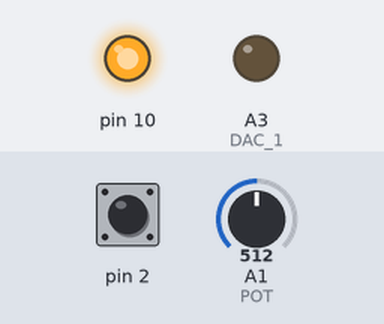
The sketch below on a simulated Arduino Uno, built with avr-gcc and run on an emulated ATmega328P. Parts: output pins drawn as LEDs (lit = HIGH). The test bench sets the inputs (shaded band); at power-on: pin 2 HIGH, A1 (POT) = 512. Random numbers use the default seed unless the sketch sets one.

Above: at 0.1 s.
At 0.6 s:
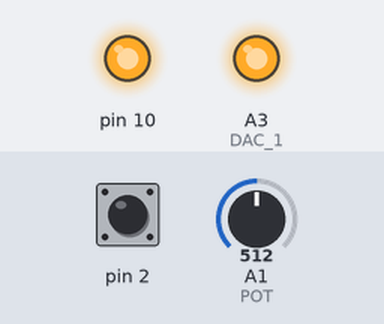
Timing chart, 0 to 2.1 s (numbered marks = the images above):
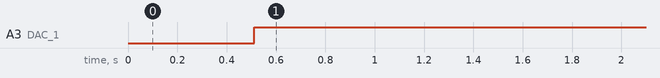

Measured:
- by itself, A3 (DAC_1): LOW → HIGH at 0.51 s

The sketch:

Random.ino
```cpp
//Random MiniFrank
//random modul for MiniFrank, outputs 2 different random note Values, between -5V - +5V.
//Speed depends on the potentiometer, clock signal input

#include <SPI.h>
#include <Wire.h>

#define POT A1      //Potentiometer pin
#define CLK_IN 0   // Clock interrupt

//SPI
#define DAC_1  A3   //CS DAC_1
#define MOSI  4
#define SCLK  6

long timer = 0;
bool trigger = 0;

void setup() {
  SPI.begin();  //Initialize SPI

  //Setup Pins
  pinMode(POT, INPUT);
  pinMode(DAC_1, OUTPUT);

  //new random seed from current potentiometer value
  randomSeed(analogRead(POT));

  //Clock interrupt<
  attachInterrupt(CLK_IN, clkInterrupt, FALLING);
}

void loop() {

  long potVal = 1023- analogRead(POT) ;     //read potentiometer value
  long wait =  potVal * potVal >> 9;  //non linear value from potentiometer value

  if (wait < 1950) {   //disable auto trigger, if potentiometer value is under 1950
    if (millis() - timer > wait) trigger = 1; //test timer reached
  }

  //send new random Signal
  if (trigger) {
    timer = millis();

    setVoltage(DAC_1, 0, random(4096)); //random output 1
    setVoltage(DAC_1, 1, random(4096)); //random output 2
    trigger = 0; //reset trigger
  }
}

//Send voltage value to MCP4822   //from https://github.com/elkayem/midi2cv

void setVoltage(uint8_t dacpin, bool channel, unsigned int mV)  //select dac, select dac channel, mv Value
{
   //16bit register
  // |channel|-|gain(0)|shutdown(1)|....12bit Value....|

  //build command
  unsigned int command = channel ? 0x9000 : 0x1000;  //select channel 0 or 1 and activate DAC
  command |= (mV & 0x0FFF);                          //set 12bit value

  SPI.beginTransaction(SPISettings(24000000, MSBFIRST, SPI_MODE0));
  digitalWrite(dacpin, LOW);    //activate transfer
  SPI.transfer(command >> 8);   //send first byte..
  SPI.transfer(command & 0xFF); //.. and the second
  digitalWrite(dacpin, HIGH);   //disable transfer
  SPI.endTransaction();         //end SPI transaction
}

//clock signal
void clkInterrupt() {
  trigger = 1;
}
```
